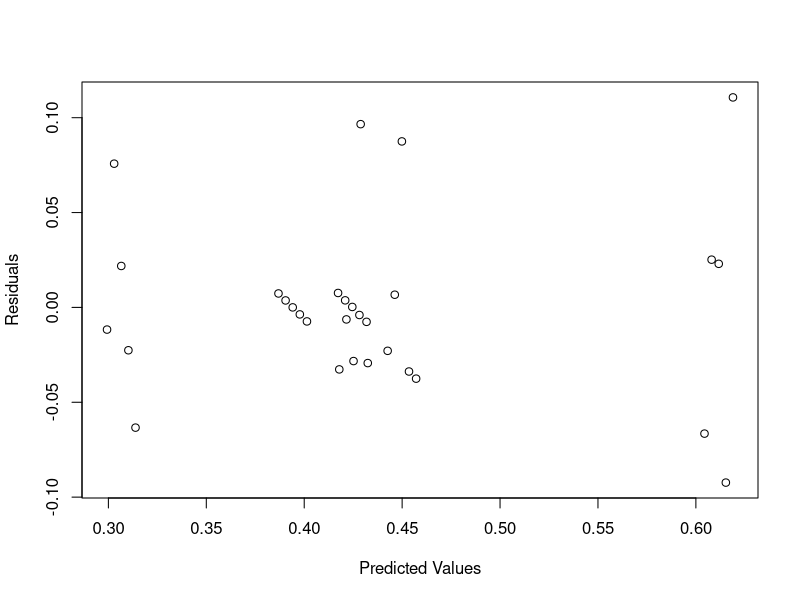
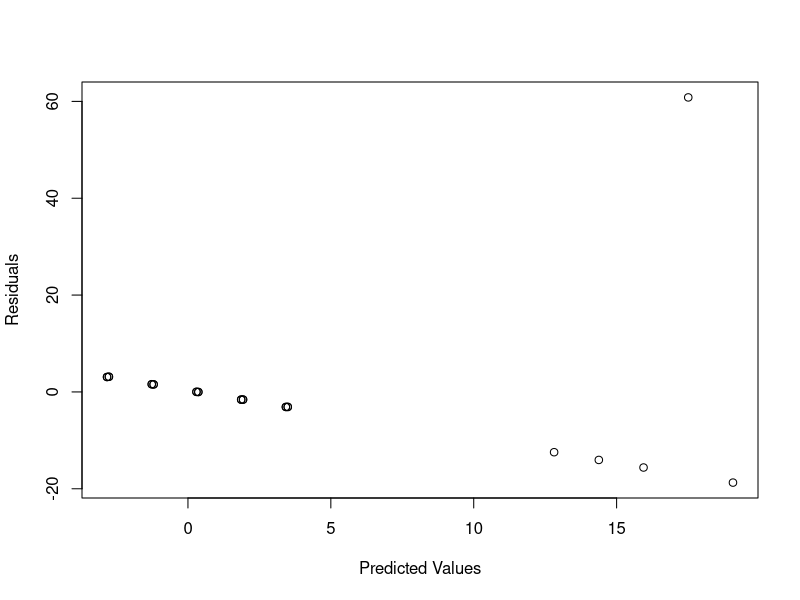

The R source for these figures, in order:
## ---- chunk 1
knitr::opts_chunk$set(echo = TRUE)
## ---- chunk 2
random_forest<-c(0.537879557,0.633206147,0.634651996,0.522964719,0.729641638)
svc<-c(0.419724165,0.45293459,0.537379469,0.419724165,0.419593711)
xgboost_c<-c(0.385241758,0.415223572,0.396906148,0.525421523,0.403113457)
lr<-c(0.424898638,0.424648602,0.4248008,0.424192024,0.424224636)
nb<-c(0.394210179,0.394166696,0.394144951,0.394079727,0.394014504)
dt<-c(0.287632209,0.37871919,0.3284306,0.287632209,0.250486439)
## ---- chunk 3
# Combine the data into a data frame
all_classification <- data.frame(
  "Group" = c(rep("Random Forest", 5), rep("SVC", 5), rep("XG Boost", 5), rep("Logistic Regression", 5), rep("Naive Bayes", 5), rep("Decision Tree",5)),
  "Block" = rep(1:5, 6),
  "Values" = c(random_forest, svc, xgboost_c, lr, nb,dt)
)

# Display the data frame
print(all_classification)
## ---- chunk 4
#The ANOVA
classification_assumption_check<-lm(Values ~ Group + Block, data=all_classification)
## ---- chunk 5
#TESTING ASSUMPTIONS
#Generate residual and predicted values
resids <- residuals(classification_assumption_check)
preds <- predict(classification_assumption_check)
sq_preds <- classification_assumption_check$preds^2
#Look at a plot of residual vs. predicted values
plot(y=resids,x=preds,
xlab = "Predicted Values",
ylab = "Residuals")

# The plot shows randomized residuals around the 0.00, and thus an indication of constant variance.

## ---- chunk 6
#Perform a Shapiro-Wilk test for normality of residuals
shapiro.test(resids)

#This test indicates the residuals are not normally distributed because the p-value is greater than 5%
## ---- chunk 7
knn<-c(0.328977747,	0.250175408,	0.329644394,	0.329255786,	0.255413083)
rf<-c(0.321210365,	0.298181731,	0.298126238,	0.321063095,	0.251252871)
xgboost<-c(0.422072652,	0.328237613,	0.333988386,	0.346997076,	0.374056097)
svr<-c(0.348708043,	78.33119948,	0.334045062,	0.333435858,	0.364872575)
rt<-c(0.369503196,	0.358987694,	0.363901882,	0.365161254,	0.364015575)
## ---- chunk 8
# Combine the data into a data frame
all_nlr <- data.frame(
  "Group" = c(rep("KNN", 5), rep("Random Forest", 5), rep("XG Boost", 5), rep("SVR", 5), rep("Regression Tree", 5)),
  "Block" = rep(1:5, 5),
  "Values" = c(knn, rf, xgboost, svr, rt)
)

# Display the data frame
head(all_nlr)
## ---- chunk 9
#The ANOVA
nlr_assumption_check<-lm(all_nlr$Values ~ Group + Block, data=all_nlr)
## ---- chunk 10
#TESTING ASSUMPTIONS
#Generate residual and predicted values
residuals <- residuals(nlr_assumption_check)
predictions <- predict(nlr_assumption_check)
sq_preds <- nlr_assumption_check$preds^2
#Look at a plot of residual vs. predicted values
plot(y=residuals,x=predictions,
xlab = "Predicted Values",
ylab = "Residuals")

# The plot shows randomized residuals around the 0.00, and thus an indication of constant variance.
## ---- chunk 11
#Perform a Shapiro-Wilk test for normality of residuals
shapiro.test(residuals)

#This test indicates the residuals are not normally distributed because the p-value is less than 5%.
